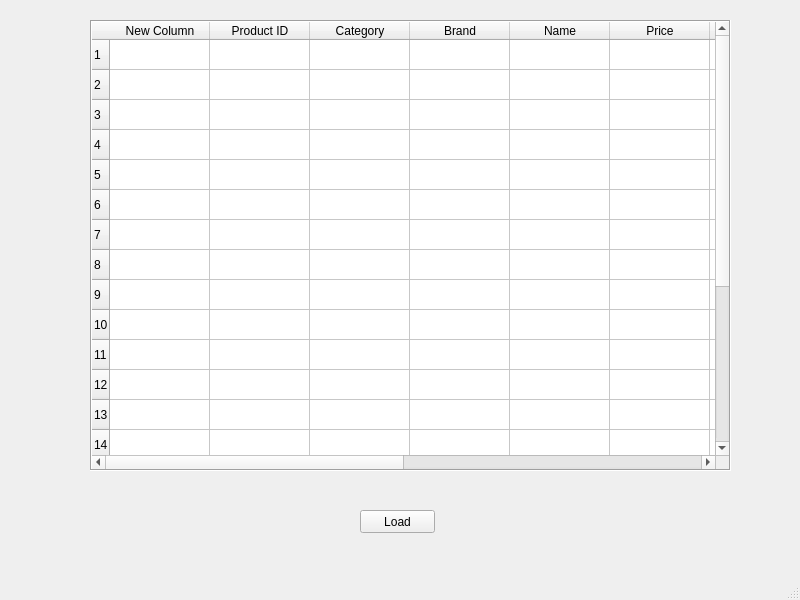
<?xml version="1.0" encoding="UTF-8"?>
<ui version="4.0">
 <class>MainWindow</class>
 <widget class="QMainWindow" name="MainWindow">
  <property name="geometry">
   <rect>
    <x>0</x>
    <y>0</y>
    <width>800</width>
    <height>600</height>
   </rect>
  </property>
  <property name="windowTitle">
   <string>MainWindow</string>
  </property>
  <widget class="QWidget" name="centralwidget">
   <widget class="QTableWidget" name="tableWidget">
    <property name="geometry">
     <rect>
      <x>90</x>
      <y>20</y>
      <width>641</width>
      <height>451</height>
     </rect>
    </property>
    <property name="frameShape">
     <enum>QFrame::Box</enum>
    </property>
    <property name="rowCount">
     <number>21</number>
    </property>
    <property name="columnCount">
     <number>12</number>
    </property>
    <attribute name="horizontalHeaderVisible">
     <bool>true</bool>
    </attribute>
    <row/>
    <row/>
    <row/>
    <row/>
    <row/>
    <row/>
    <row/>
    <row/>
    <row/>
    <row/>
    <row/>
    <row/>
    <row/>
    <row/>
    <row/>
    <row/>
    <row/>
    <row/>
    <row/>
    <row/>
    <row/>
    <column>
     <property name="text">
      <string>New Column</string>
     </property>
    </column>
    <column>
     <property name="text">
      <string>Product ID</string>
     </property>
    </column>
    <column>
     <property name="text">
      <string>Category</string>
     </property>
    </column>
    <column>
     <property name="text">
      <string>Brand</string>
     </property>
    </column>
    <column>
     <property name="text">
      <string>Name</string>
     </property>
    </column>
    <column>
     <property name="text">
      <string>Price</string>
     </property>
    </column>
    <column/>
    <column/>
    <column/>
    <column/>
    <column/>
    <column/>
   </widget>
   <widget class="QPushButton" name="pushButton">
    <property name="geometry">
     <rect>
      <x>360</x>
      <y>510</y>
      <width>75</width>
      <height>23</height>
     </rect>
    </property>
    <property name="text">
     <string>Load</string>
    </property>
   </widget>
  </widget>
  <widget class="QStatusBar" name="statusbar"/>
 </widget>
 <resources/>
 <connections/>
</ui>
